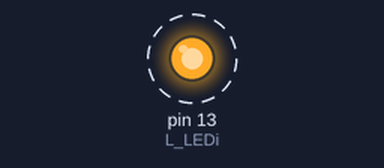
The sketch below on a simulated Arduino Uno, built with avr-gcc and run on an emulated ATmega328P. Shown: output pins drawn as LEDs (lit = HIGH). Dashed ring = blinking. What the sketch prints to the serial monitor is not drawn.

Above: at 0.2 s.
Timing chart, 0 to 3.0 s (numbered marks = the images above):
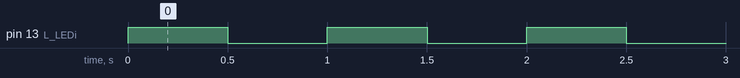

The sketch:

ornek11_Serial.ino
```cpp
#define L_LEDi 13
//*************************************************
void setup()
{
  Serial.begin(9600);			// Seri portu 9600 baud rate de başlat
  pinMode(L_LEDi, OUTPUT);      // digital 13'i cikis yap
}
//*************************************************
void loop()
{
  Serial.println("Merhaba Dünya");	// Seri porttan metni gönder, alt satıra geç
  digitalWrite(L_LEDi, HIGH);		// LED'i yak
  delay(500);						// 500 ms bekle
  digitalWrite(L_LEDi, LOW);		// LED'i sondür
  delay(500);						// 500 ms bekle
}
```

Measured:
- by itself, pin 13 (L_LEDi): alternates HIGH for 0.50 s and LOW for 0.50 s
